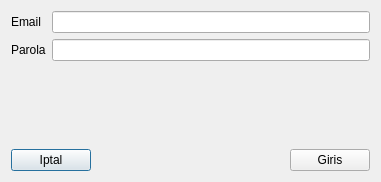
<?xml version="1.0" encoding="UTF-8"?>
<ui version="4.0">
 <class>LoginDialog</class>
 <widget class="QDialog" name="LoginDialog">
  <property name="geometry">
   <rect>
    <x>0</x>
    <y>0</y>
    <width>381</width>
    <height>182</height>
   </rect>
  </property>
  <property name="windowTitle">
   <string>Dialog</string>
  </property>
  <property name="inputMethodHints">
   <set>Qt::ImhHiddenText</set>
  </property>
  <layout class="QVBoxLayout" name="verticalLayout">
   <item>
    <layout class="QFormLayout" name="formLayout">
     <item row="0" column="0">
      <widget class="QLabel" name="lblEmail">
       <property name="text">
        <string>Email</string>
       </property>
      </widget>
     </item>
     <item row="0" column="1">
      <widget class="QLineEdit" name="editEmail"/>
     </item>
     <item row="1" column="0">
      <widget class="QLabel" name="lblParola">
       <property name="text">
        <string>Parola</string>
       </property>
      </widget>
     </item>
     <item row="1" column="1">
      <widget class="QLineEdit" name="editParola">
       <property name="inputMethodHints">
        <set>Qt::ImhNone</set>
       </property>
       <property name="echoMode">
        <enum>QLineEdit::Password</enum>
       </property>
      </widget>
     </item>
    </layout>
   </item>
   <item>
    <widget class="QLabel" name="lblMesaj">
     <property name="text">
      <string/>
     </property>
    </widget>
   </item>
   <item>
    <spacer name="verticalSpacer">
     <property name="orientation">
      <enum>Qt::Vertical</enum>
     </property>
     <property name="sizeHint" stdset="0">
      <size>
       <width>20</width>
       <height>37</height>
      </size>
     </property>
    </spacer>
   </item>
   <item>
    <layout class="QHBoxLayout" name="horizontalLayout">
     <item>
      <widget class="QPushButton" name="btnIptal">
       <property name="text">
        <string>Iptal</string>
       </property>
      </widget>
     </item>
     <item>
      <spacer name="horizontalSpacer">
       <property name="orientation">
        <enum>Qt::Horizontal</enum>
       </property>
       <property name="sizeHint" stdset="0">
        <size>
         <width>40</width>
         <height>20</height>
        </size>
       </property>
      </spacer>
     </item>
     <item>
      <widget class="QPushButton" name="btnGiris">
       <property name="text">
        <string>Giris</string>
       </property>
      </widget>
     </item>
    </layout>
   </item>
  </layout>
 </widget>
 <resources/>
 <connections>
  <connection>
   <sender>btnIptal</sender>
   <signal>clicked()</signal>
   <receiver>LoginDialog</receiver>
   <slot>close()</slot>
   <hints>
    <hint type="sourcelabel">
     <x>75</x>
     <y>156</y>
    </hint>
    <hint type="destinationlabel">
     <x>118</x>
     <y>166</y>
    </hint>
   </hints>
  </connection>
  <connection>
   <sender>btnGiris</sender>
   <signal>clicked()</signal>
   <receiver>LoginDialog</receiver>
   <slot>giris()</slot>
   <hints>
    <hint type="sourcelabel">
     <x>296</x>
     <y>157</y>
    </hint>
    <hint type="destinationlabel">
     <x>270</x>
     <y>161</y>
    </hint>
   </hints>
  </connection>
 </connections>
 <slots>
  <slot>giris()</slot>
 </slots>
</ui>
